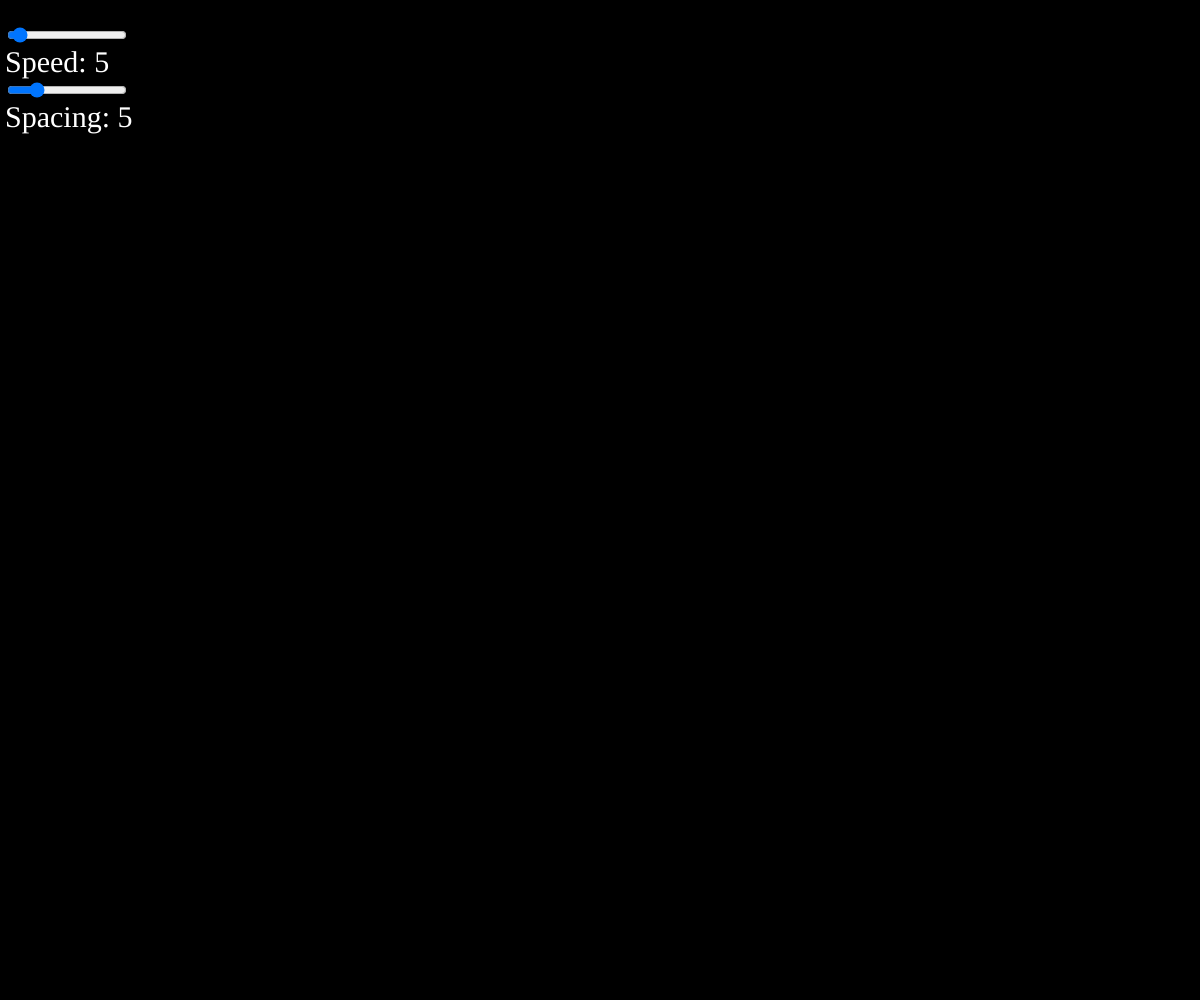
Frame 1 (no input)
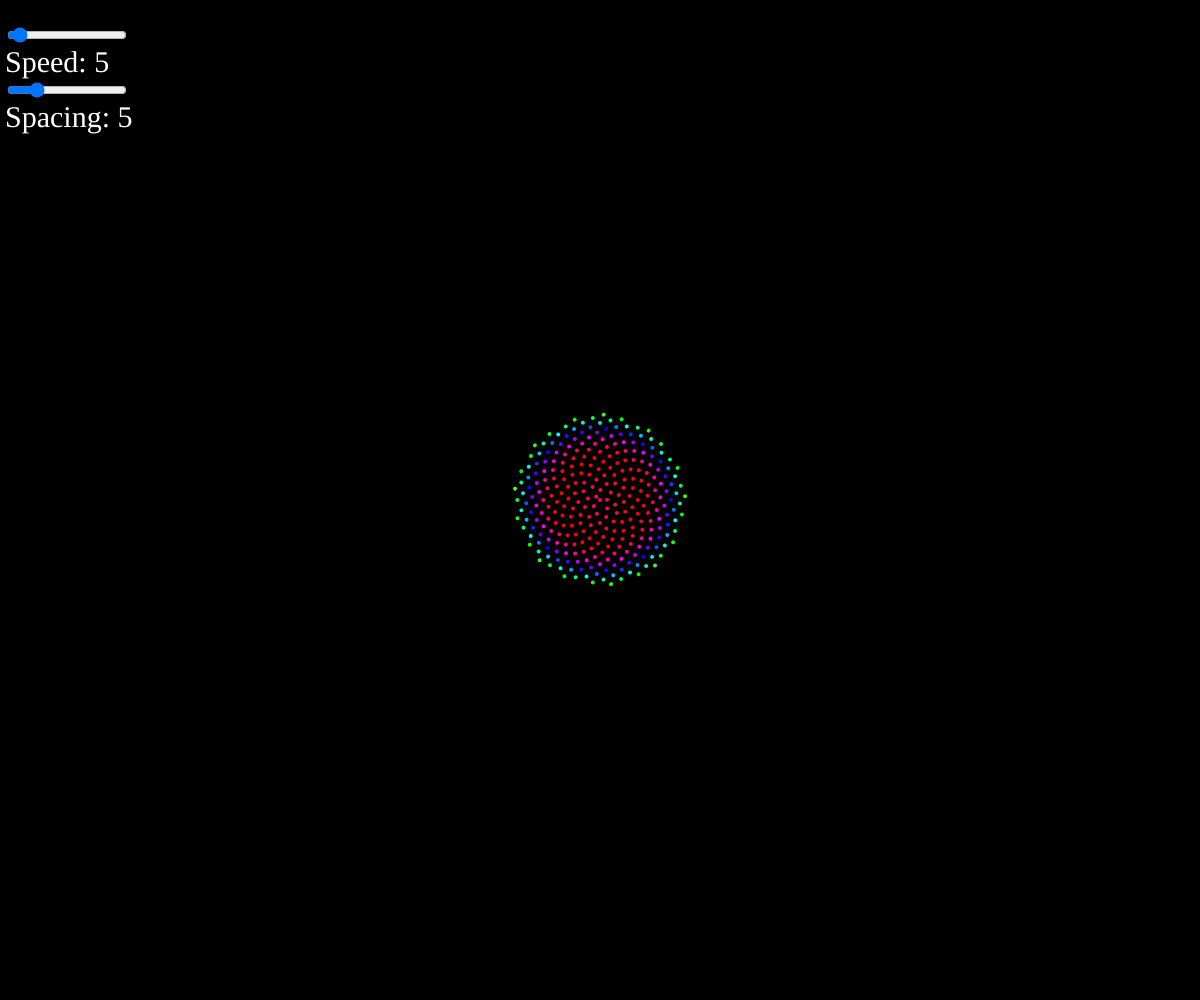
Frame 60 (no input)
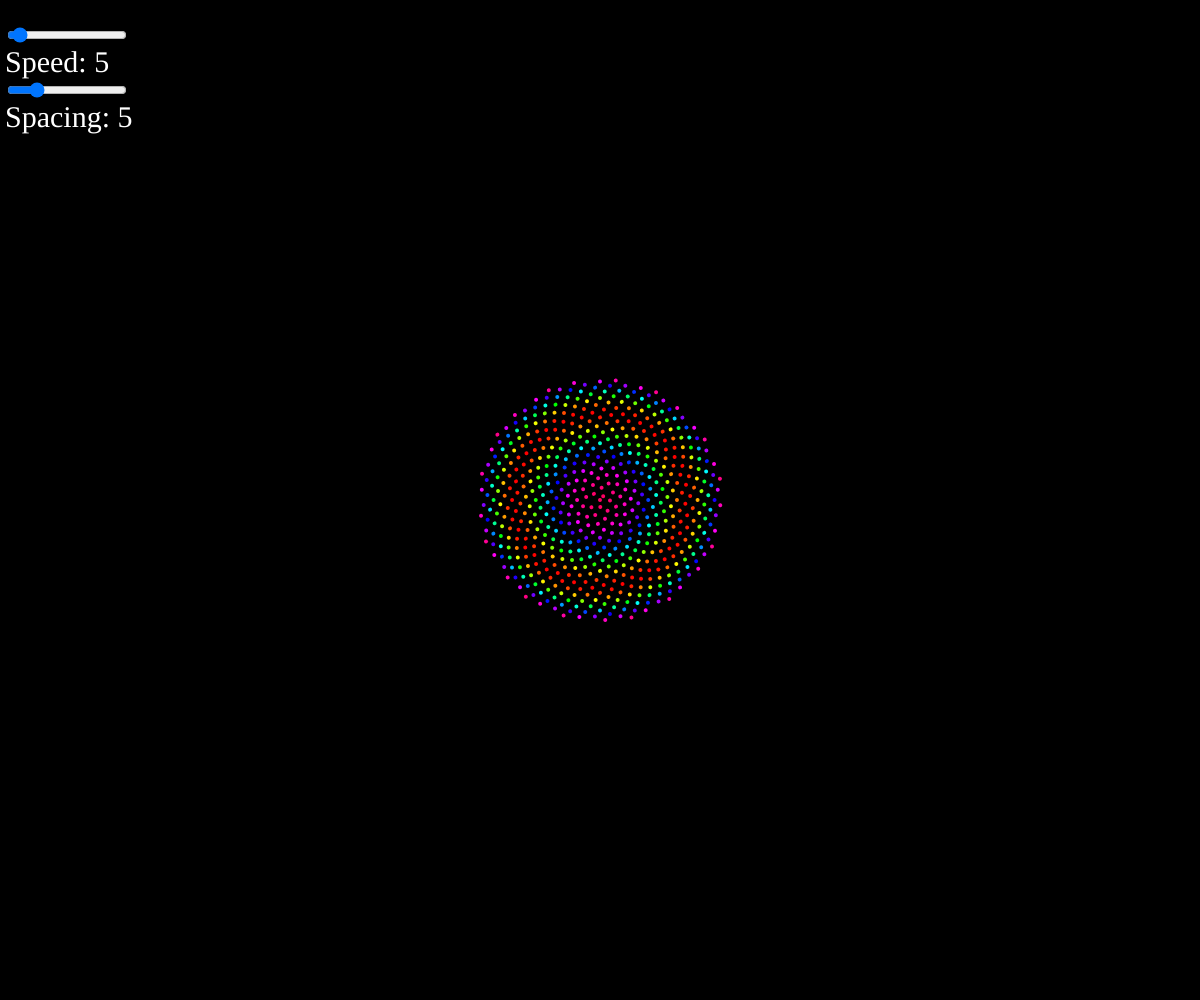
Frame 120 (the mouse pressed at the canvas centre since frame 60)

The p5.js sketch that drew these frames (run headless with seeded random() and noise() and a simulated clock; from frame 60 on, the mouse is pressed at the canvas centre):

// p5.js sketch
// ── sketch.js
let n = 0;

let start = 0;

let slider;
let tekst;

let sliderStraal;
let tekstStraal;

function setup() {
  createCanvas(windowWidth, windowHeight);
  //zorg dat de scrollbar weg is
  document.documentElement.style.overflow = 'hidden';
  angleMode(DEGREES);
  colorMode(HSB);

  slider = createSlider(0, 100, 5, 1);
  slider.position(5, 25);
  slider.style('width', '120px');

  tekst = createDiv('Speed: ' + slider.value());
  tekst.position(5, 45);
  tekst.style('color', color(255));
  tekst.style('font-size', '30px');

  sliderStraal = createSlider(1, 20, 5);
  sliderStraal.position(5, 80);
  sliderStraal.style('width', '120px');

  tekstStraal = createDiv('Spacing: ' + sliderStraal.value());
  tekstStraal.position(5, 100);
  tekstStraal.style('color', color(255));
  tekstStraal.style('font-size', '30px');
}

function draw() {
  background(0);
  translate(width / 2, height / 2);
  rotate(n * 1.5);
  for (let i = 0; i < n; i++) {
    let a = i * 137.5;
    let r = sliderStraal.value() * sqrt(i);
    let x = r * cos(a);
    let y = r * sin(a);
    let hu = sin(start + i * 0.5);
    hu = map(hu, -1, 1, 0, 360);
    fill(hu, 255, 255);
    noStroke();
    ellipse(x, y, 4, 4);
  }
  if(n > 10000) n = 0;
  n += slider.value();
  start ++;
  tekst.html('Speed: ' + slider.value());
  tekstStraal.html('Spacing: ' + sliderStraal.value());
}
